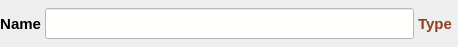
<?xml version="1.0" encoding="UTF-8"?>
<ui version="4.0">
 <class>ValueWidget</class>
 <widget class="QWidget" name="ValueWidget">
  <property name="geometry">
   <rect>
    <x>0</x>
    <y>0</y>
    <width>458</width>
    <height>47</height>
   </rect>
  </property>
  <property name="windowTitle">
   <string notr="true">Form</string>
  </property>
  <layout class="QHBoxLayout" name="horizontalLayout" stretch="0,0,0">
   <property name="spacing">
    <number>4</number>
   </property>
   <property name="sizeConstraint">
    <enum>QLayout::SetDefaultConstraint</enum>
   </property>
   <property name="leftMargin">
    <number>0</number>
   </property>
   <property name="topMargin">
    <number>0</number>
   </property>
   <property name="rightMargin">
    <number>0</number>
   </property>
   <property name="bottomMargin">
    <number>0</number>
   </property>
   <item>
    <widget class="QLabel" name="nameLabel">
     <property name="sizePolicy">
      <sizepolicy hsizetype="Preferred" vsizetype="Preferred">
       <horstretch>0</horstretch>
       <verstretch>0</verstretch>
      </sizepolicy>
     </property>
     <property name="minimumSize">
      <size>
       <width>40</width>
       <height>0</height>
      </size>
     </property>
     <property name="font">
      <font>
       <pointsize>11</pointsize>
       <weight>75</weight>
       <bold>true</bold>
      </font>
     </property>
     <property name="layoutDirection">
      <enum>Qt::LeftToRight</enum>
     </property>
     <property name="locale">
      <locale language="C" country="AnyCountry"/>
     </property>
     <property name="text">
      <string>Name</string>
     </property>
     <property name="alignment">
      <set>Qt::AlignRight|Qt::AlignTrailing|Qt::AlignVCenter</set>
     </property>
    </widget>
   </item>
   <item>
    <widget class="QLineEdit" name="valueLine">
     <property name="palette">
      <palette>
       <active>
        <colorrole role="Button">
         <brush brushstyle="SolidPattern">
          <color alpha="255">
           <red>255</red>
           <green>255</green>
           <blue>252</blue>
          </color>
         </brush>
        </colorrole>
        <colorrole role="Text">
         <brush brushstyle="SolidPattern">
          <color alpha="255">
           <red>32</red>
           <green>32</green>
           <blue>144</blue>
          </color>
         </brush>
        </colorrole>
        <colorrole role="Base">
         <brush brushstyle="SolidPattern">
          <color alpha="255">
           <red>255</red>
           <green>255</green>
           <blue>252</blue>
          </color>
         </brush>
        </colorrole>
        <colorrole role="Window">
         <brush brushstyle="SolidPattern">
          <color alpha="255">
           <red>255</red>
           <green>255</green>
           <blue>252</blue>
          </color>
         </brush>
        </colorrole>
       </active>
       <inactive>
        <colorrole role="Button">
         <brush brushstyle="SolidPattern">
          <color alpha="255">
           <red>255</red>
           <green>255</green>
           <blue>252</blue>
          </color>
         </brush>
        </colorrole>
        <colorrole role="Text">
         <brush brushstyle="SolidPattern">
          <color alpha="255">
           <red>32</red>
           <green>32</green>
           <blue>144</blue>
          </color>
         </brush>
        </colorrole>
        <colorrole role="Base">
         <brush brushstyle="SolidPattern">
          <color alpha="255">
           <red>255</red>
           <green>255</green>
           <blue>252</blue>
          </color>
         </brush>
        </colorrole>
        <colorrole role="Window">
         <brush brushstyle="SolidPattern">
          <color alpha="255">
           <red>255</red>
           <green>255</green>
           <blue>252</blue>
          </color>
         </brush>
        </colorrole>
       </inactive>
       <disabled>
        <colorrole role="Button">
         <brush brushstyle="SolidPattern">
          <color alpha="255">
           <red>255</red>
           <green>255</green>
           <blue>252</blue>
          </color>
         </brush>
        </colorrole>
        <colorrole role="Text">
         <brush brushstyle="SolidPattern">
          <color alpha="255">
           <red>144</red>
           <green>144</green>
           <blue>144</blue>
          </color>
         </brush>
        </colorrole>
        <colorrole role="Base">
         <brush brushstyle="SolidPattern">
          <color alpha="255">
           <red>255</red>
           <green>255</green>
           <blue>252</blue>
          </color>
         </brush>
        </colorrole>
        <colorrole role="Window">
         <brush brushstyle="SolidPattern">
          <color alpha="255">
           <red>255</red>
           <green>255</green>
           <blue>252</blue>
          </color>
         </brush>
        </colorrole>
       </disabled>
      </palette>
     </property>
     <property name="font">
      <font>
       <family>JetBrains Mono</family>
       <pointsize>12</pointsize>
       <weight>75</weight>
       <bold>true</bold>
      </font>
     </property>
     <property name="mouseTracking">
      <bool>false</bool>
     </property>
     <property name="acceptDrops">
      <bool>false</bool>
     </property>
     <property name="styleSheet">
      <string notr="true">background-color : #FFFFFC;</string>
     </property>
     <property name="locale">
      <locale language="C" country="AnyCountry"/>
     </property>
     <property name="text">
      <string notr="true"/>
     </property>
     <property name="alignment">
      <set>Qt::AlignCenter</set>
     </property>
     <property name="placeholderText">
      <string notr="true"/>
     </property>
    </widget>
   </item>
   <item>
    <widget class="QLabel" name="typeLabel">
     <property name="minimumSize">
      <size>
       <width>40</width>
       <height>0</height>
      </size>
     </property>
     <property name="palette">
      <palette>
       <active>
        <colorrole role="WindowText">
         <brush brushstyle="SolidPattern">
          <color alpha="255">
           <red>144</red>
           <green>64</green>
           <blue>32</blue>
          </color>
         </brush>
        </colorrole>
        <colorrole role="Text">
         <brush brushstyle="SolidPattern">
          <color alpha="255">
           <red>144</red>
           <green>64</green>
           <blue>32</blue>
          </color>
         </brush>
        </colorrole>
        <colorrole role="ButtonText">
         <brush brushstyle="SolidPattern">
          <color alpha="255">
           <red>144</red>
           <green>64</green>
           <blue>32</blue>
          </color>
         </brush>
        </colorrole>
       </active>
       <inactive>
        <colorrole role="WindowText">
         <brush brushstyle="SolidPattern">
          <color alpha="255">
           <red>144</red>
           <green>64</green>
           <blue>32</blue>
          </color>
         </brush>
        </colorrole>
        <colorrole role="Text">
         <brush brushstyle="SolidPattern">
          <color alpha="255">
           <red>144</red>
           <green>64</green>
           <blue>32</blue>
          </color>
         </brush>
        </colorrole>
        <colorrole role="ButtonText">
         <brush brushstyle="SolidPattern">
          <color alpha="255">
           <red>144</red>
           <green>64</green>
           <blue>32</blue>
          </color>
         </brush>
        </colorrole>
       </inactive>
       <disabled>
        <colorrole role="WindowText">
         <brush brushstyle="SolidPattern">
          <color alpha="255">
           <red>144</red>
           <green>64</green>
           <blue>32</blue>
          </color>
         </brush>
        </colorrole>
        <colorrole role="Text">
         <brush brushstyle="SolidPattern">
          <color alpha="255">
           <red>144</red>
           <green>64</green>
           <blue>32</blue>
          </color>
         </brush>
        </colorrole>
        <colorrole role="ButtonText">
         <brush brushstyle="SolidPattern">
          <color alpha="255">
           <red>144</red>
           <green>64</green>
           <blue>32</blue>
          </color>
         </brush>
        </colorrole>
       </disabled>
      </palette>
     </property>
     <property name="font">
      <font>
       <pointsize>11</pointsize>
       <weight>75</weight>
       <bold>true</bold>
      </font>
     </property>
     <property name="styleSheet">
      <string notr="true">color : #904020;</string>
     </property>
     <property name="locale">
      <locale language="C" country="AnyCountry"/>
     </property>
     <property name="text">
      <string>Type</string>
     </property>
    </widget>
   </item>
  </layout>
 </widget>
 <resources/>
 <connections/>
</ui>
